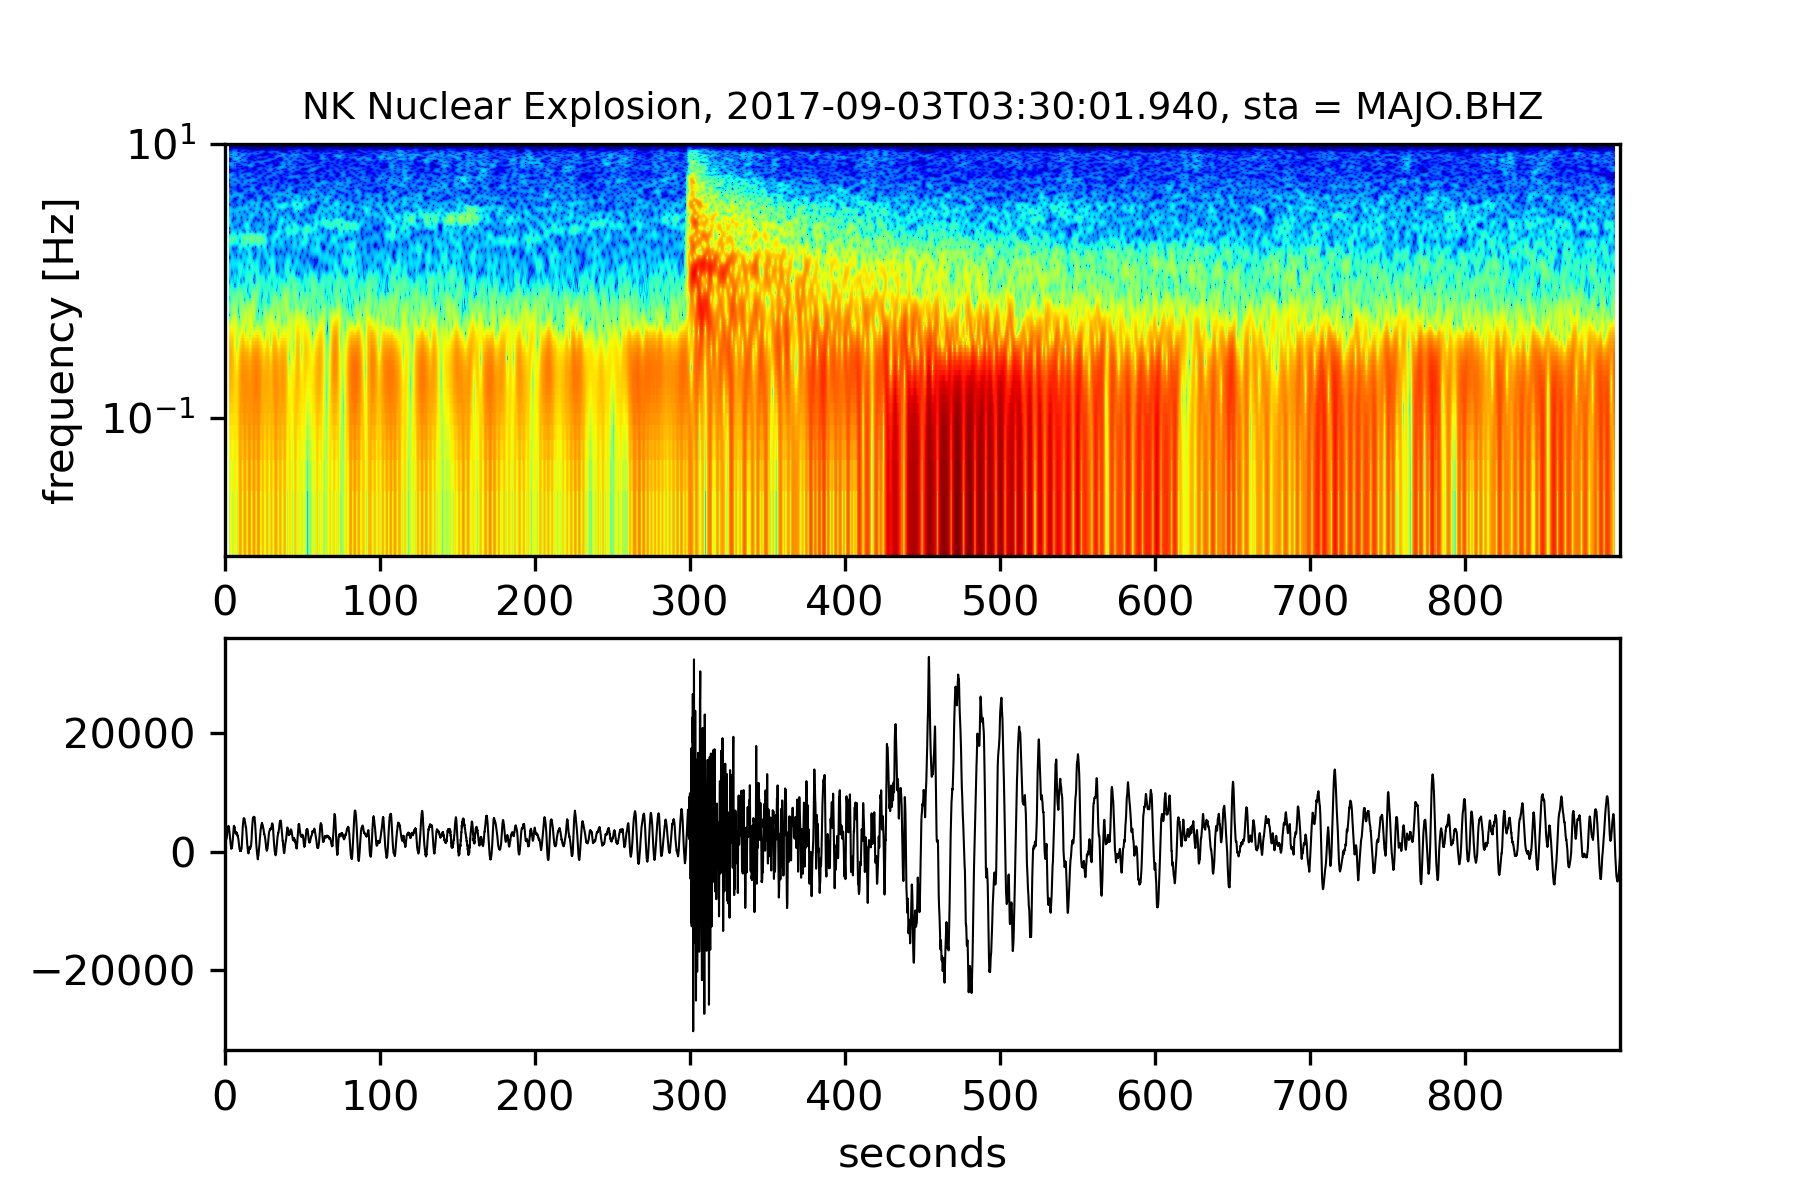

Generate this figure with Python:
#!/usr/bin/env python3
# -*- coding: utf-8 -*-
"""
Created on Wed Dec 14 15:30:03 2022

@author: chrisyoung
"""

# Plot waveform and spectragram for specified event and station

import obspy
from obspy.clients.fdsn import Client
import matplotlib.pyplot as plt
import numpy as np
from obspy.geodetics import gps2dist_azimuth
from obspy.geodetics import kilometers2degrees
from obspy.taup import TauPyModel
import matplotlib as mpl

c = Client('IRIS')

# Waveform window parameters
network = 'IU'
station = 'MAJO'
channel = 'BHZ'
lead_time = 5 * 60.   #seconds
total_time = 15 * 60.  #seconds

# Set event time and fetch event info. In this case event if found by searching
# both by time and position (radius around a specified point). Can also constrain
# by magnitude
event_str = 'NK Nuclear Explosion'
UTC_str = '2017-09-03T03:30:01.940'     #2017 NK Test
event_lat = 41.343
event_lon = 129.036
radius_deg = 180.
event_time = obspy.UTCDateTime(UTC_str)
cat = c.get_events(starttime = event_time - 10, endtime = event_time + 10, 
                    latitude=event_lat, longitude=event_lon, maxradius=0.1)
origin = cat[0].preferred_origin()    #only expecting one event in catalog

# Get metadata for the specified station.
inv = c.get_stations(network = 'IU', station = station, level='response')

# Get station coordinates
# coords = inv.get_coordinates('IU.MAJO..BHZ')
coords = inv.get_coordinates(network + '.' + station + '..' + channel)

# Get source location
origin = cat[0].preferred_origin()

# Calculate distance to get predicted arrivals
distance = gps2dist_azimuth(origin.latitude, origin.longitude,
                            coords['latitude'], coords['longitude'])
distance = kilometers2degrees(distance[0]/1000)

# Calculate predicted arrivals
m = TauPyModel(model = 'ak135')

arrivals = m.get_ray_paths(distance_in_degree=distance, 
                            source_depth_in_km = origin.depth/1000.)

#arrivals.plot()    #plot ray paths on Earth cross-section

first_arrival = origin.time + arrivals[0].time   #arrivals sorted by time

# Fetch wfm data for specified window around first arrival
st = c.get_waveforms(network=network, station = station, location = '00',
                      channel=channel, starttime = first_arrival - lead_time, 
                      endtime = first_arrival + (total_time - lead_time))
tr = st[0]
t = np.arange(0, tr.stats.npts / tr.stats.sampling_rate, tr.stats.delta)

# Create figure object
fig = plt.figure()

# Plot spectragram in top subplot
cmap = mpl.cm.cool
ax_top = fig.add_subplot(2,1,1)
tr.spectrogram(axes=ax_top, dbscale = True, log=True,cmap='jet', clip = [.5,1.0])
ax_top.set_xlim(min(t),max(t))
ax_top.set_ylabel('frequency [Hz]')
ax_top.set_title((event_str + ', ' + UTC_str + ', sta = ' + station +
'.' + channel),fontsize = 9)

# Plot waveform in bottom subplot
ax_bot = fig.add_subplot(2,1,2)
ax_bot.plot(t,tr.data,'k-', linewidth=0.5,)
ax_bot.set_xlim(min(t),max(t))
ax_bot.set_xlabel('seconds')

plt.figure(fig)
# Save figure to a file
plt.savefig('WaveformAndSpectragram.png', dpi = 300)